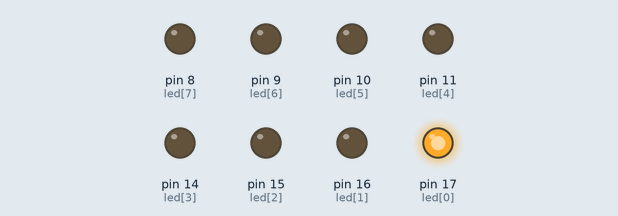
Simulated run of this sketch. Board: Arduino Uno, built with avr-gcc and run on an emulated ATmega328P. Shown: output pins drawn as LEDs (lit = HIGH).

Above: at 0.1 s.
At 1.1 s:
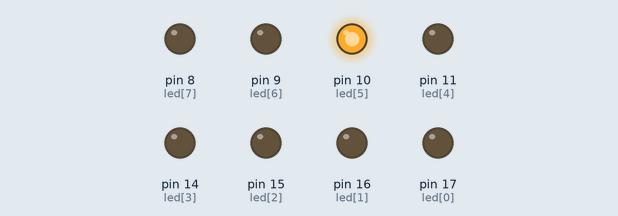
At 2.1 s:
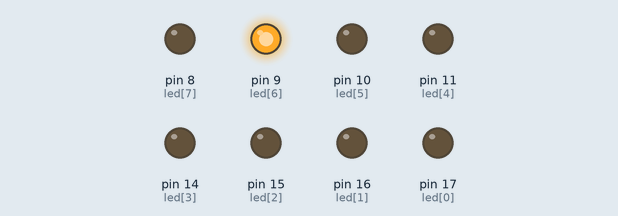
At 4.1 s:
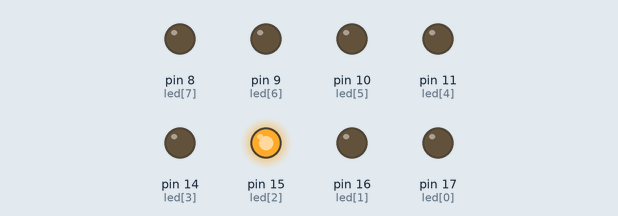
At 6.3 s:
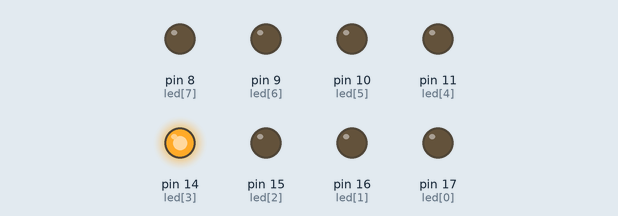
At 8.1 s:
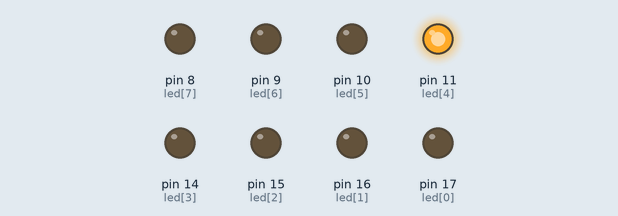
Timing chart, 0 to 8.4 s (numbered marks = the images above):
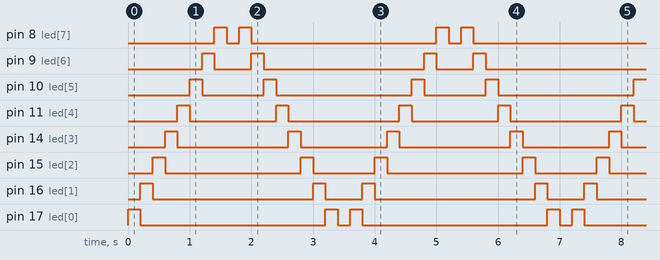

The sketch:

lab02_1.ino
```cpp
const byte NUM=8;
const byte led[]={17,16,15,14,11,10,9,8};
const int delaytime=200;
int ii;
void setup()
{
 for(ii=0;ii<NUM;ii++)
{
 pinMode(led[ii],OUTPUT);
 digitalWrite(led[ii],LOW);
}
}
void loop()
{
 for(ii=0;ii<NUM;ii++) /* 從左邊第一個燈開始亮*/
{
 digitalWrite(led[ii],HIGH);
 delay(delaytime);
 digitalWrite(led[ii],LOW); /*暗*/
}
 for(ii=0;ii<NUM;ii++) /*設定全暗*/
{
 pinMode(led[ii],OUTPUT);
 digitalWrite(led[ii],LOW);
}
 delay(delaytime);

for(ii=NUM-1;ii>=0;ii--) /*從右邊第一個開始亮*/
{
 digitalWrite(led[ii],HIGH);
 delay(delaytime);
 digitalWrite(led[ii],LOW); /*亮完暗掉*/
}
for(ii=0;ii<NUM;ii++)
{
 pinMode(led[ii],OUTPUT);
 digitalWrite(led[ii],LOW);
}
delay(delaytime);
}
```

Measured:
- by itself, pin 8 (led[7]): repeats every 3.6 s: LOW 0.20 s, HIGH 0.20 s, LOW 3.0 s, HIGH 0.20 s
- by itself, pin 9 (led[6]): repeats every 3.6 s: LOW 0.60 s, HIGH 0.20 s, LOW 2.6 s, HIGH 0.20 s
- by itself, pin 10 (led[5]): repeats every 3.6 s: LOW 1.0 s, HIGH 0.20 s, LOW 2.2 s, HIGH 0.20 s
- by itself, pin 11 (led[4]): repeats every 3.6 s: LOW 1.4 s, HIGH 0.20 s, LOW 1.8 s, HIGH 0.20 s
- by itself, pin 14 (led[3]): repeats every 3.6 s: LOW 1.8 s, HIGH 0.20 s, LOW 1.4 s, HIGH 0.20 s
- by itself, pin 15 (led[2]): repeats every 3.6 s: LOW 2.2 s, HIGH 0.20 s, LOW 1.0 s, HIGH 0.20 s
- by itself, pin 16 (led[1]): repeats every 3.6 s: LOW 2.6 s, HIGH 0.20 s, LOW 0.60 s, HIGH 0.20 s
- by itself, pin 17 (led[0]): repeats every 3.6 s: LOW 3.0 s, HIGH 0.20 s, LOW 0.20 s, HIGH 0.20 s
